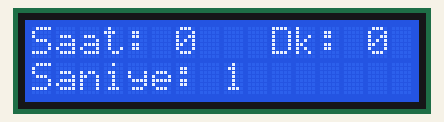
Recording of a sketch running on a simulated Arduino Uno, built with avr-gcc and run on an emulated ATmega328P. Parts: 16×2 character LCD.

Above: at 0.1 s.
At 4.1 s:
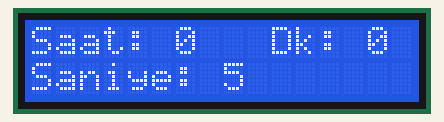
At 9.2 s:
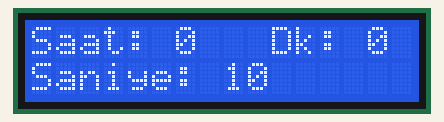
At 19.2 s:
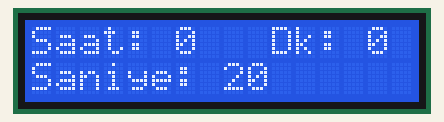
At 28.3 s:
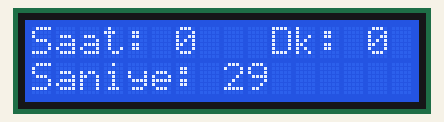
At 38.3 s:
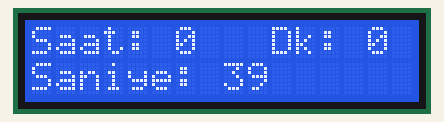

Measured:
- what the display in image 1 shows lasts 1.0 s, from 4.1 s to 5.1 s

The sketch:

dijitalSaatUygulamasi.ino
```cpp
#include <LiquidCrystal.h>

int sa = 0, dk = 0, sn = 0;
LiquidCrystal lcd(12, 11, 5, 4, 3, 2);

void setup(){
  lcd.begin(16, 2);
}

void loop(){  
  sn = sn + 1;
  if(sn == 60){
    dk = dk + 1; sn = 0;
  }  
  if(dk==60){
    dk=0; sa=sa+1;
  }
  lcd.print("Saat: "); lcd.print(sa); lcd.setCursor(10, 0);
  lcd.print("Dk: "); lcd.print(dk); lcd.setCursor(0, 1);
  lcd.print("Saniye: "); lcd.print(sn); delay(1000);
  lcd.clear(); 
}
```
